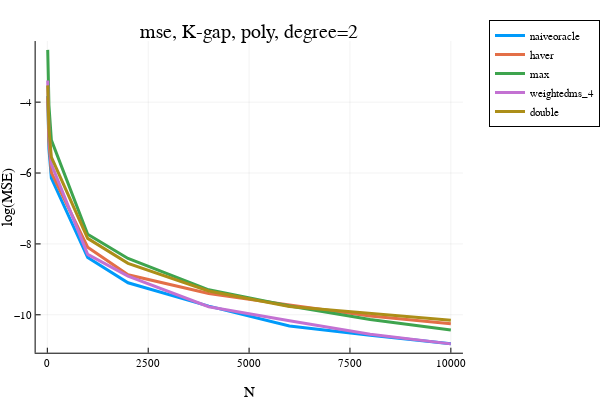

Write notebook code for a chart like this one.
### Markdown cell above
### K-gap polynomial high degree $\alpha > 1$

### Code cell
"""
trying to run bandits and see the performance of the estimator.

"""

using Infiltrator
using ProgressMeter
using Plots
plotly()

include("./KjBandits.jl")
include("./KjFunctions.jl")


opt = (
    σ² = (1.0/2)^2, 
    dataseed = 313, #123
    algoseed = 789,
    n_trials = 200, #50, #1000, #200
    N_ary = [10, 20, 40, 100, 1000, 2000, 4000, 6000, 8000, 10000], 
    algo_name = "uniform", # "ucb", # "ucb", "sr", "uniform"
    problem_name = "K_gap_poly", #"equal", "allbest", #"linear_K20" #"linear", "linear_K2_custom", "linear_K2"
    K = 64,
    num_optimals = nothing,
    degree = 2,
    Delta = nothing,
    gap_splits = nothing,
)
#estimator_names = ["haver", "naiveoracle", "avg", "max", "weighted_100", "weightedms_4", ]
estimator_names = ["naiveoracle", "haver", "avg", "max", "weightedms_4", "double"]
@show estimator_names
@show opt

hatvalues = zeros(opt.n_trials, length(opt.N_ary), length(estimator_names))
global estimators
global i_t_ary
rng_data = MersenneTwister(opt.dataseed)
rng_algo = MersenneTwister(opt.algoseed) 
rng_algo2 = MersenneTwister(opt.algoseed*31 + 1)
algo = []
problem = []
@showprogress for i_try = 1:opt.n_trials
#    global algo, problem
    myseed = rand(rng_data, UInt32)

    for i_N in eachindex(opt.N_ary)
        global problem, algo
        N = opt.N_ary[i_N]

        problem = problem_factory(
            opt.problem_name, opt.σ²,  myseed, 
            K=opt.K, num_optimals=opt.num_optimals, 
            degree=opt.degree, Delta=opt.Delta, gap_splits=opt.gap_splits)

        algo = algo_factory(opt.algo_name, problem, rand(rng_algo, UInt32))

        myseed2 = rand(rng_algo2, UInt32)
        estimators = [ estimator_factory(name, opt.σ², problem.μ, myseed2) for name in estimator_names]
    
        data = zeros(opt.K, N)
        for i in 1:opt.K
            algo.n_pulls[i] = N
            rewards = problem.μ[i] .+ sqrt(problem.σ²)*randn(problem.rngs[i], N) 
            algo.sum_rewards[i] = sum(rewards) 
            data[i,:] .= rewards
        end 
        
        for i_est in 1:length(estimators)-1
            hatvalues[i_try, i_N, i_est] = estimate_value(estimators[i_est], algo)
        end
        hatvalues[i_try, i_N, end] = estimate_value(estimators[end], data)
        
        @assert maximum(problem.μ) == 0.0
    end
    #- compute the bias and the MSE
end
bias = meansqueeze(hatvalues, 1) # n_alphas x n_estimators
mse = meansqueeze(hatvalues .^ 2, 1)
mae = meansqueeze(abs.(hatvalues), 1)

x = opt.N_ary
i = 1; plot(x, log.(mse[:,i]), label=estimator_names[i], linewidth=3)
i = 2; plot!(x, log.(mse[:,i]), label=estimator_names[i], linewidth=3)
# i = 3; plot!(x, log.(mse[:,i]), label=estimator_names[i], linewidth=3) 
i = 4; plot!(x, log.(mse[:,i]), label=estimator_names[i], linewidth=3)
i = 5; plot!(x, log.(mse[:,i]), label=estimator_names[i], linewidth=3)
i = 6; plot!(x, log.(mse[:,i]), label=estimator_names[i], linewidth=3)
plot!(xlabel="N", ylabel="log(MSE)", legend=:outertopright)  
title!("mse, K-gap, poly, degree=2")

### Figure 1 — Plotly figure (JSON) as saved in the notebook; plotly's stock layout.template omitted (floating-point values rounded to 4 significant figures)
{"data": [{"colorbar": {"title": {"text": ""}}, "legendgroup": "naiveoracle", "line": {"color": "rgba(0, 154, 250, 1.000)", "dash": "solid", "shape": "linear", "width": 3}, "mode": "lines", "name": "naiveoracle", "showlegend": true, "type": "scatter", "x": [10, 20, 40, 100, 1000, 2000, 4000, 6000, 8000, 10000], "xaxis": "x", "y": [-3.827, -4.646, -5.324, -6.143, -8.386, -9.096, -9.755, -10.31, -10.58, -10.82], "yaxis": "y", "zmax": null, "zmin": null}, {"colorbar": {"title": {"text": ""}}, "legendgroup": "haver", "line": {"color": "rgba(227, 111, 71, 1.000)", "dash": "solid", "shape": "linear", "width": 3}, "mode": "lines", "name": "haver", "showlegend": true, "type": "scatter", "x": [10, 20, 40, 100, 1000, 2000, 4000, 6000, 8000, 10000], "xaxis": "x", "y": [-3.861, -4.508, -5.122, -5.989, -8.092, -8.87, -9.399, -9.727, -10.03, -10.25], "yaxis": "y", "zmax": null, "zmin": null}, {"colorbar": {"title": {"text": ""}}, "legendgroup": "max", "line": {"color": "rgba(62, 164, 78, 1.000)", "dash": "solid", "shape": "linear", "width": 3}, "mode": "lines", "name": "max", "showlegend": true, "type": "scatter", "x": [10, 20, 40, 100, 1000, 2000, 4000, 6000, 8000, 10000], "xaxis": "x", "y": [-2.525, -3.274, -4.089, -5.071, -7.727, -8.412, -9.295, -9.751, -10.13, -10.43], "yaxis": "y", "zmax": null, "zmin": null}, {"colorbar": {"title": {"text": ""}}, "legendgroup": "weightedms_4", "line": {"color": "rgba(195, 113, 210, 1.000)", "dash": "solid", "shape": "linear", "width": 3}, "mode": "lines", "name": "weightedms_4", "showlegend": true, "type": "scatter", "x": [10, 20, 40, 100, 1000, 2000, 4000, 6000, 8000, 10000], "xaxis": "x", "y": [-3.387, -4.068, -4.856, -5.746, -8.295, -8.908, -9.771, -10.17, -10.55, -10.82], "yaxis": "y", "zmax": null, "zmin": null}, {"colorbar": {"title": {"text": ""}}, "legendgroup": "double", "line": {"color": "rgba(172, 142, 24, 1.000)", "dash": "solid", "shape": "linear", "width": 3}, "mode": "lines", "name": "double", "showlegend": true, "type": "scatter", "x": [10, 20, 40, 100, 1000, 2000, 4000, 6000, 8000, 10000], "xaxis": "x", "y": [-3.526, -4.117, -4.777, -5.548, -7.844, -8.547, -9.329, -9.763, -9.964, -10.15], "yaxis": "y", "zmax": null, "zmin": null}], "layout": {"annotations": [{"font": {"color": "rgba(0, 0, 0, 1)", "family": "sans-serif", "size": 20}, "rotation": 0, "showarrow": false, "text": "mse, K-gap, poly, degree=2", "x": 0.535, "xanchor": "center", "xref": "paper", "y": 1, "yanchor": "top", "yref": "paper"}], "height": 400, "legend": {"bgcolor": "rgba(255, 255, 255, 1.000)", "bordercolor": "rgba(0, 0, 0, 1)", "borderwidth": 1, "font": {"color": "rgba(0, 0, 0, 1)", "family": "sans-serif", "size": 11}, "title": {"font": {"color": "rgba(0, 0, 0, 1)", "family": "sans-serif", "size": 15}, "text": ""}, "tracegroupgap": 0, "traceorder": "normal", "x": 1.05, "xanchor": "upper", "y": 1, "yanchor": "right"}, "margin": {"b": 20, "l": 0, "r": 0, "t": 20}, "paper_bgcolor": "rgba(255, 255, 255, 1.000)", "plot_bgcolor": "rgba(255, 255, 255, 1.000)", "showlegend": true, "width": 600, "xaxis": {"anchor": "y", "domain": [0.07647, 0.9934], "gridcolor": "rgba(0, 0, 0, 0.1)", "gridwidth": 0.5, "linecolor": "rgba(0, 0, 0, 1)", "mirror": false, "range": [-289.7, 10300.0], "showgrid": true, "showline": true, "showticklabels": true, "tickangle": 0, "tickcolor": "rgb(0, 0, 0)", "tickfont": {"color": "rgba(0, 0, 0, 1)", "family": "sans-serif", "size": 11}, "tickmode": "array", "ticks": "inside", "ticktext": ["0", "2500", "5000", "7500", "10000"], "tickvals": [0, 2500, 5000, 7500, 10000], "title": {"font": {"color": "rgba(0, 0, 0, 1)", "family": "sans-serif", "size": 15}, "text": "N"}, "type": "linear", "visible": true, "zeroline": false, "zerolinecolor": "rgba(0, 0, 0, 1)"}, "yaxis": {"anchor": "x", "domain": [0.07581, 0.9415], "gridcolor": "rgba(0, 0, 0, 0.1)", "gridwidth": 0.5, "linecolor": "rgba(0, 0, 0, 1)", "mirror": false, "range": [-11.07, -2.276], "showgrid": true, "showline": true, "showticklabels": true, "tickangle": 0, "tickcolor": "rgb(0, 0, 0)", "tickfont": {"color": "rgba(0, 0, 0, 1)", "family": "sans-serif", "size": 11}, "tickmode": "array", "ticks": "inside", "ticktext": ["−10", "−8", "−6", "−4"], "tickvals": [-10, -8, -6, -4], "title": {"font": {"color": "rgba(0, 0, 0, 1)", "family": "sans-serif", "size": 15}, "text": "log(MSE)"}, "type": "linear", "visible": true, "zeroline": false, "zerolinecolor": "rgba(0, 0, 0, 1)"}}}
